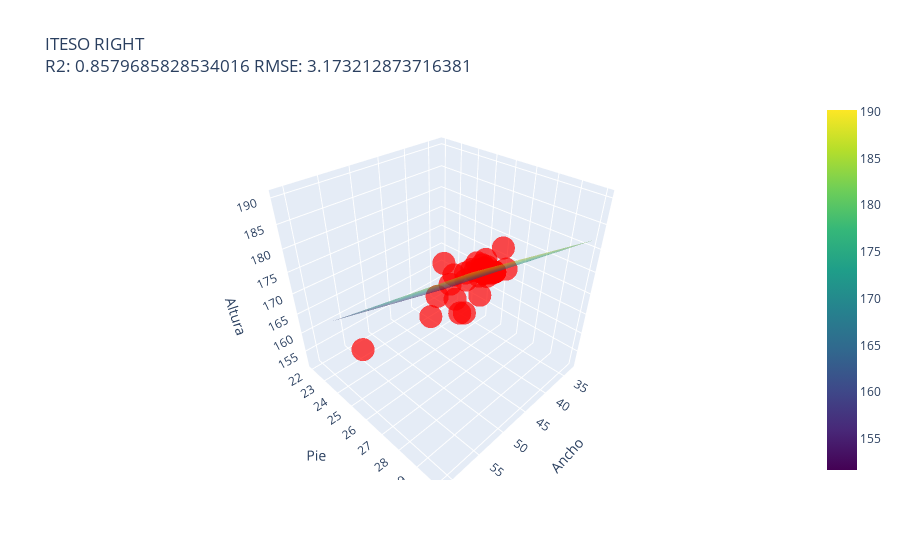

The code cell stored with this chart in its notebook:
### Code cell
# Definir rangos para las variables independientes
x1_range = np.linspace(min(x_train_right['width']), max(x_train_right['width']), 20)
x2_range = np.linspace(min(x_train_right['shoe_size']), max(x_train_right['shoe_size']), 20)
x1_mesh, x2_mesh = np.meshgrid(x1_range, x2_range)

# Escalar el meshgrid para predicción
x_mesh_scaled = ss_right.transform(np.vstack((x1_mesh.ravel(), x2_mesh.ravel())).T)

# Predecir los valores con el modelo escalado
y_mesh_scaled = rg_r.predict(x_mesh_scaled)

# Crear scatterplot 3D de los puntos reales
scatter = go.Scatter3d(
    x=x_test_right['width'], y=x_test_right['shoe_size'], z=y_test_right,
    mode='markers',
    marker=dict(size=8, color='red', opacity=0.7)
)

# Crear el plano de regresión
surface = go.Surface(
    x=x1_mesh, y=x2_mesh, z=y_mesh_scaled.reshape(x1_mesh.shape),
    colorscale='Viridis', opacity=0.5
)

# Configuración del layout
layout = go.Layout(
    title=f"ITESO RIGHT<br>R2: {r2_score(y_test_right, r_pred_right)} RMSE: {root_mean_squared_error(y_test_right, r_pred_right)}",
    scene=dict(
        xaxis_title='Ancho',
        yaxis_title='Pie',
        zaxis_title='Altura'
    )
)

# Crear la figura
fig = go.Figure(data=[scatter, surface], layout=layout)

# Mostrar la figura interactiva
fig.show()

### Figure 1 — Plotly figure (JSON) as saved in the notebook; plotly's stock layout.template omitted (floating-point values rounded to 4 significant figures; data arrays with more than 128 entries replaced by an {"elided": "..."} marker saying what was removed)
{"data": [{"marker": {"color": "red", "opacity": 0.7, "size": 8}, "mode": "markers", "type": "scatter3d", "x": [45, 50, 56, 53, 51, 49, 45, 46, 36, 49, 42, 46, 51, 42, 42, 39, 51, 36, 43, 56, 42, 51, 41, 47, 45, 47, 47, 48, 42, 49, 46, 49, 48, 61, 46, 49, 40, 54], "y": [28, 28, 30, 29, 29, 29, 28, 28, 23, 29, 26, 28, 29, 27, 27, 24.5, 29, 22.5, 28, 30, 27, 29, 23.5, 28, 27.5, 28, 27, 27, 28, 29, 28, 29, 28, 26, 28, 27, 26, 29], "z": [178, 173, 189, 186, 185, 183, 178, 178, 164, 183, 170, 179, 184, 174, 175, 166, 184, 153, 182, 190, 177, 184, 153, 181, 172, 180, 168, 172, 177, 183, 179, 183, 182, 168, 180, 176, 171, 186]}, {"colorscale": [[0, "#440154"], [0.1111, "#482878"], [0.2222, "#3e4989"], [0.3333, "#31688e"], [0.4444, "#26828e"], [0.5556, "#1f9e89"], [0.6667, "#35b779"], [0.7778, "#6ece58"], [0.8889, "#b5de2b"], [1, "#fde725"]], "opacity": 0.5, "type": "surface", "x": {"elided": "20x20 float values"}, "y": {"elided": "20x20 float values"}, "z": {"elided": "20x20 float values"}}], "layout": {"scene": {"xaxis": {"title": {"text": "Ancho"}}, "yaxis": {"title": {"text": "Pie"}}, "zaxis": {"title": {"text": "Altura"}}}, "title": {"text": "ITESO RIGHT<br>R2: 0.8579685828534016 RMSE: 3.173212873716381"}}}
